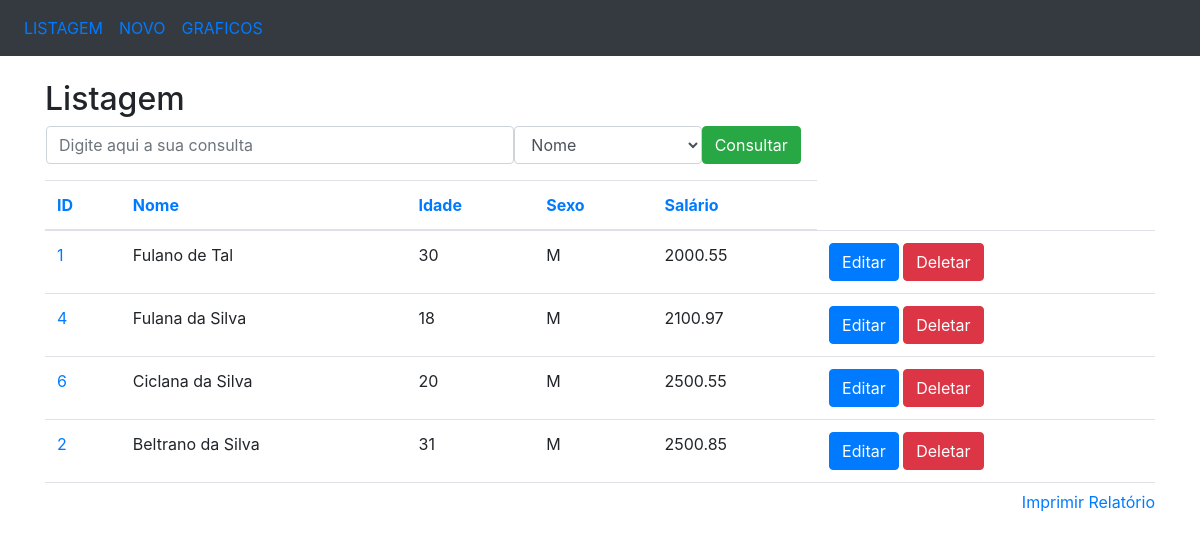
Page /ordenacao/salario/id on the earlier database version.
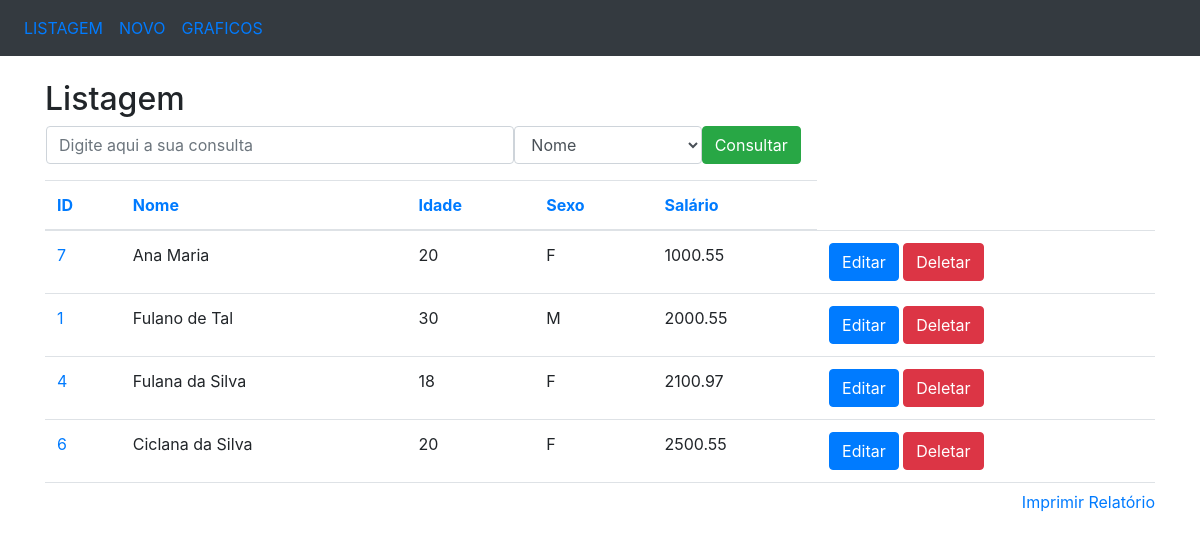
Same page on the later database version.
### app/models/tables.py (models this page shows, shortened)
class Pessoa(db.Model):
	__tablename__ = 'pessoas'
	id = db.Column(db.Integer, primary_key=True)
	nome = db.Column(db.String(50), nullable=False)
	idade = db.Column(db.Integer)
	sexo = db.Column(db.String(1))
	salario = db.Column(db.Float)

### app/controllers/default.py (the view)
@app.route('/ordenacao/<campo>/<ordem_anterior>')
def ordenacao(campo='id', ordem_anterior=''):
	if campo == 'id':
		if ordem_anterior == campo:
			pessoas = Pessoa.query.order_by(Pessoa.id.desc()).all()
		else:
			pessoas = Pessoa.query.order_by(Pessoa.id).all()
	elif campo == 'nome':
		if ordem_anterior == campo:
			pessoas = Pessoa.query.order_by(Pessoa.nome.desc()).all()
		else:
			pessoas = Pessoa.query.order_by(Pessoa.nome).all()
	elif campo == 'idade':
		if ordem_anterior == campo:
			pessoas = Pessoa.query.order_by(Pessoa.idade.desc()).all()
		else:
			pessoas = Pessoa.query.order_by(Pessoa.idade).all()
	elif campo == 'sexo':
		if ordem_anterior == campo:
			pessoas = Pessoa.query.order_by(Pessoa.sexo.desc()).all()
		else:
			pessoas = Pessoa.query.order_by(Pessoa.sexo).all()
	elif campo == 'salario':
		if ordem_anterior == campo:
			pessoas = Pessoa.query.order_by(Pessoa.salario.desc()).all()
		else:
			pessoas = Pessoa.query.order_by(Pessoa.salario).all()
	else:
		pessoas = Pessoa.query.order_by(Pessoa.id).all()
	return render_template('listagem.html', pessoas=pessoas, ordem=campo)

### app/templates/listagem.html (shortened to what this page needs)
<!DOCTYPE html>
<html>
<head>
	<link rel="stylesheet" href="https://maxcdn.bootstrapcdn.com/bootstrap/4.3.1/css/bootstrap.min.css">
</head>
<body>
	<nav class="navbar navbar-expand-sm bg-dark">
		<ul class="navbar-nav">
			<li class="nav-item">
				<a class="nav-link" href="/listagem">LISTAGEM</a>
			</li>
			<li class="nav-item">
				<a class="nav-link" href="/insercao">NOVO</a>
			</li>
			<li class="nav-item">
				<a class="nav-link" href="/graficos">GRAFICOS</a>
			</li>
		</ul>
	</nav>
	<br>
	<div class="container">
		<h2>Listagem</h2>
		<form action="/consulta" method="POST" name="frm_consulta" class="ml-3">
			<div class="form-group">
				<div class="row">
					<input type="text" class="form-control col-md-5" name="consulta"
					placeholder="Digite aqui a sua consulta">
					<select class="form-control col-md-2" name="campo">
						<option value="nome">Nome</option>
					</select>
					<button type="submit" class="btn btn-success">Consultar</button>
				</div>
			</div>
		</form>
		<div style="overflow: scroll; height: 310px; width: 100%;" align="center">
			<table class="table">
				<thead>
					<tr>
						<th><a href="/ordenacao/id/{{ordem}}">ID</a></th>
						<th><a href="/ordenacao/nome/{{ordem}}">Nome</a></th>
						<th><a href="/ordenacao/idade/{{ordem}}">Idade</a></th>
						<th><a href="/ordenacao/sexo/{{ordem}}">Sexo</a></th>
						<th><a href="/ordenacao/salario/{{ordem}}">Salário</a></th>
					</tr>
				</thead>
				<tbody>
					{% for pessoa in pessoas %}
						<tr>
							<td nowrap="true">
								<a href="/selecao/{{pessoa.id}}">{{pessoa.id}}</a>
							</td>
							<td nowrap="true">{{pessoa.nome}}</td>
							<td nowrap="true">{{pessoa.idade}}</td>
							<td nowrap="true">{{pessoa.sexo}}</td>
							<td nowrap="true">{{pessoa.salario}}</td>
							<td>
								<a href="/edicao/{{pessoa.id}}"
								class="btn btn-primary" role="button">
									Editar
								</a>
								<a href="/delecao/{{pessoa.id}}"
								class="btn btn-danger" role="button">
									Deletar
								</a>
							</td>
						</tr>
					{% endfor %}
				</tbody>
			</table>
		</div>
		<a href="#" style="float: right;" onclick="relatorio()">Imprimir Relatório</a>
	</div>
</body>
</html>

Differences in the rows shown:
no longer on this page (row unchanged): Pessoa: id "2", nome "Beltrano da Silva", idade "31", sexo "M", salario "2500.85"
added Pessoa: id "7", nome "Ana Maria", idade "20", sexo "F", salario "1000.55"
changed Pessoa "Fulana da Silva": sexo "M" → "F"
changed Pessoa "Ciclana da Silva": sexo "M" → "F"
